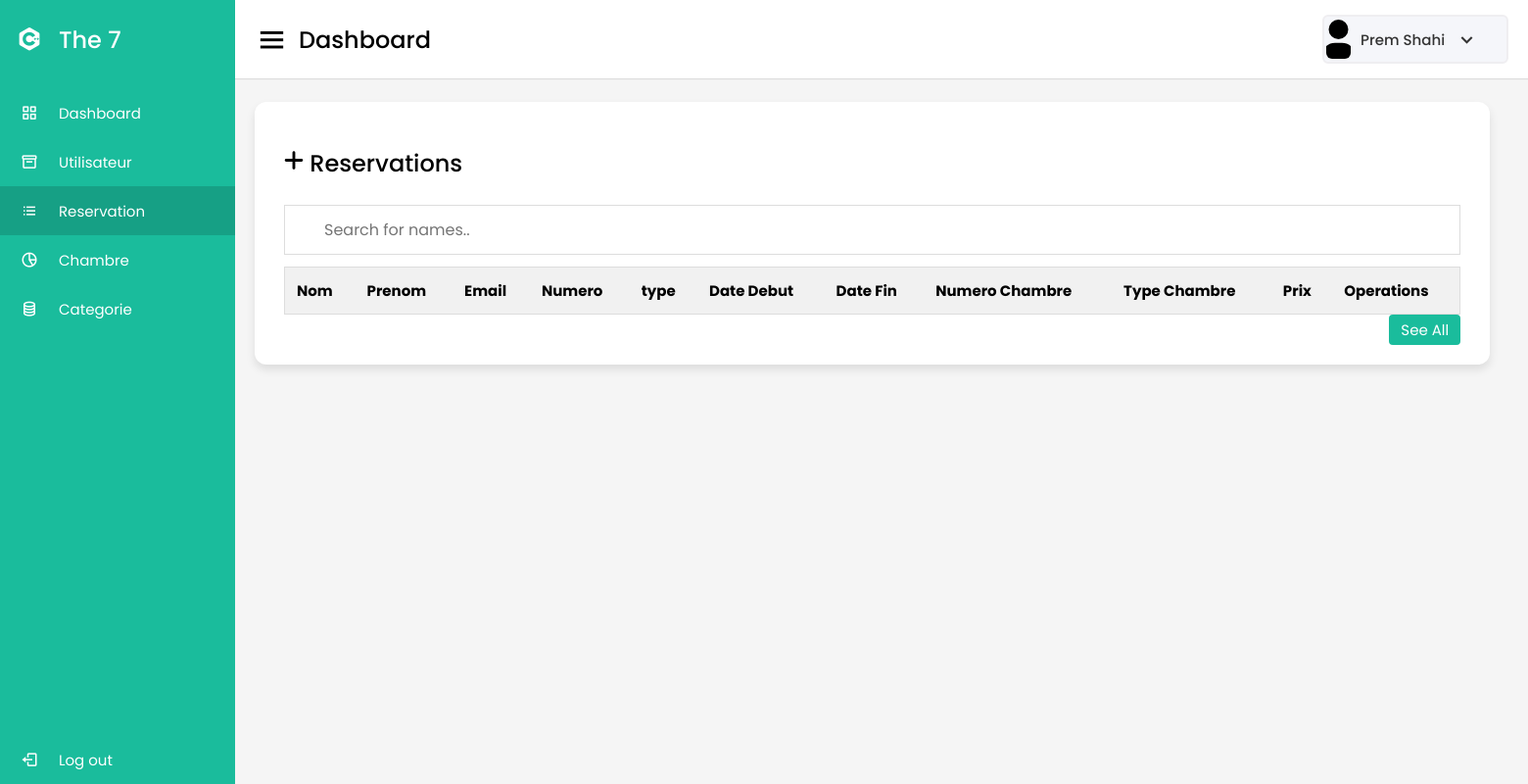
Page /Reservation/index.php on the earlier database version.
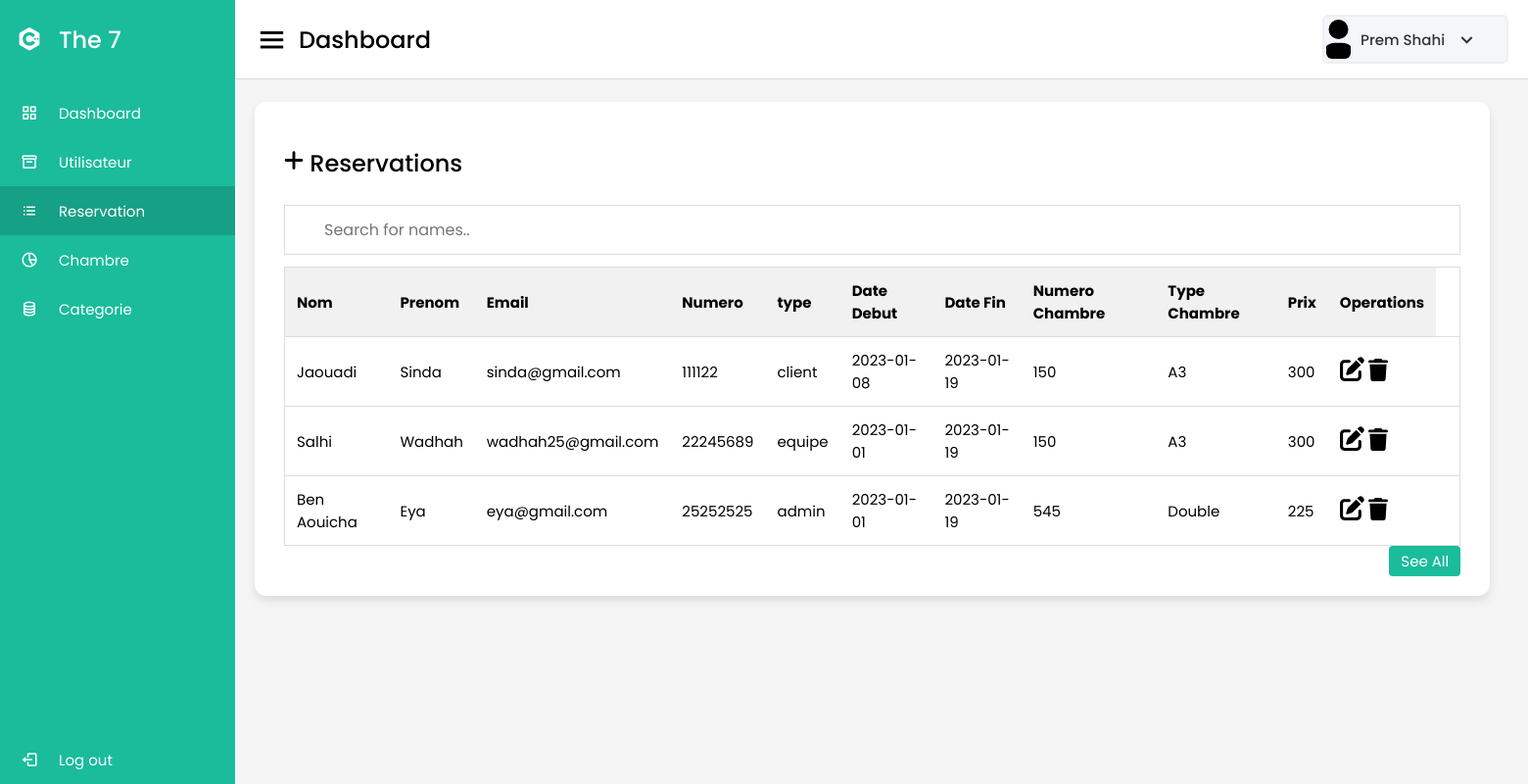
Same page on the later database version.
### tables this page shows
CREATE TABLE IF NOT EXISTS `utilisateur` (
  `id` int(11) NOT NULL AUTO_INCREMENT,
  `nom` varchar(255) NOT NULL,
  `prenom` varchar(255) NOT NULL,
  `email` varchar(255) NOT NULL,
  `numero` int(11) NOT NULL,
  `cin` int(11) NOT NULL,
  `type` enum('admin','client','equipe','') NOT NULL,
  `mdp` varchar(255) NOT NULL,
  PRIMARY KEY (`id`)
);

CREATE TABLE IF NOT EXISTS `reservation` (
  `id` int(11) NOT NULL AUTO_INCREMENT,
  `dateDebut` date NOT NULL,
  `dateFin` date NOT NULL,
  `formule` enum('pensionComplete','demiPension','bedOnly','bedBreakfast') NOT NULL,
  `idUtilisateur` int(11) NOT NULL,
  `idChambre` int(11) NOT NULL,
  `etat` enum('nonConfirmer','confirmer','annuler','') NOT NULL,
  `idFacture` int(11) NOT NULL,
  PRIMARY KEY (`id`),
  KEY `idUtilisateur` (`idUtilisateur`),
  KEY `idChambre` (`idChambre`),
  KEY `idFacture` (`idFacture`)
);

CREATE TABLE IF NOT EXISTS `chambre` (
  `id` int(11) NOT NULL AUTO_INCREMENT,
  `num` int(11) NOT NULL,
  `prix` float NOT NULL,
  `idCategorie` int(11) NOT NULL,
  PRIMARY KEY (`id`),
  KEY `idCategorie` (`idCategorie`)
);

CREATE TABLE IF NOT EXISTS `categorie` (
  `id` int(11) NOT NULL AUTO_INCREMENT,
  `type` varchar(255) NOT NULL,
  PRIMARY KEY (`id`)
);

### Reservation/index.php (the view, shortened to what this page needs)
<!DOCTYPE html>
<html lang="en" dir="ltr">
  <head>
    <link rel="stylesheet" href="../css/style.css">
    <link href='https://unpkg.com/boxicons@2.0.7/css/boxicons.min.css' rel='stylesheet'>
   </head>
<body>
  <div class="sidebar">
    <div class="logo-details">
      <i class='bx bxl-c-plus-plus'></i>
      <span class="logo_name">The 7</span>
    </div>
      <ul class="nav-links">
        <li>
          <a href="../dashboard.php" >
            <i class='bx bx-grid-alt' ></i>
            <span class="links_name">Dashboard</span>
          </a>
        </li>
        <li>
          <a href="../Utilisateur/index.php">
            <i class='bx bx-box' ></i>
            <span class="links_name">Utilisateur</span>
          </a>
        </li>
        <li>
          <a href="#"  class="active">
            <i class='bx bx-list-ul' ></i>
            <span class="links_name">Reservation</span>
          </a>
        </li>
        <li>
          <a href="../chambre/index.php">
            <i class='bx bx-pie-chart-alt-2' ></i>
            <span class="links_name">Chambre</span>
          </a>
        </li>
        <li>
          <a href="../categorie/index.php">
            <i class='bx bx-coin-stack' ></i>
            <span class="links_name">Categorie</span>
          </a>
        </li>
        <li class="log_out">
          <a href="#">
            <i class='bx bx-log-out'></i>
            <span class="links_name">Log out</span>
          </a>
        </li>
      </ul>
  </div>
  <section class="home-section">
    <nav>
      <div class="sidebar-button">
        <i class='bx bx-menu sidebarBtn'></i>
        <span class="dashboard">Dashboard</span>
      </div>
      <div class="profile-details">
        <img src="../fonts/user-solid.svg" alt="" style="width:25px;heigth:20px">
        <span class="admin_name">Prem Shahi</span>
        <i class='bx bx-chevron-down' ></i>
      </div>
    </nav>
    <div class="home-content" style="width: 147%!important;">
    <?php
$pdo = new connect();
$query = "select reservation.id as idr, utilisateur.id as idu, chambre.id as idc, nom,prenom,email,cin,numero,dateDebut,dateFin,num,prix,utilisateur.type as typeu, categorie.type as typec
  from utilisateur,reservation,categorie, chambre where utilisateur.id=reservation.idUtilisateur and chambre.id=reservation.idChambre and categorie.id=chambre.idCategorie";
$pdostmt = $pdo->prepare($query);
$pdostmt->execute();
?>
      <div class="sales-boxes" >
        <div class="recent-sales box">
          <br>
          <div class="title"> <a href="create.php" ><img src="../fonts/plus-solid.svg"  style="width:20px;heigth:20px"alt=""></a>  Reservations</div>
         <br>
         <input type="text" id="myInput" onkeyup="myFunction()" placeholder="Search for names..">
          <div class="sales-details">
           <table  id="myTable">
            <tr class="header">
                <th>Nom</th>
                <th>Prenom</th>
                <th>Email</th>
                <th>Numero</th>
                <th>type</th>
                <th>Date Debut</th>
                <th>Date Fin</th>
                <th>Numero Chambre</th>
                <th>Type Chambre</th>
                <th>Prix</th>
                <th>Operations</th>
            </tr>
            <?php
        $ligne = $pdostmt->fetchAll(PDO::FETCH_ASSOC);
        foreach ($ligne as $value) {
        ?>
            <tr>
                <td><?php echo $value["nom"]; ?></td>
                <td><?php echo $value["prenom"]; ?></td>
                <td><?php echo $value["email"]; ?></td>
                <td><?php echo $value["numero"]; ?></td>
                <td><?php echo $value["typeu"]; ?></td>
                <td><?php echo $value["dateDebut"]; ?></td>
                <td><?php echo $value["dateFin"]; ?></td>
                <td><?php echo $value["num"]; ?></td>
                <td><?php echo $value["typec"]; ?></td>
                <td><?php echo $value["prix"]; ?></td>
                <td><a href="update.php?id=<?php echo $value["idr"] ?>"><img src="../fonts/pen-to-square-solid.svg"  style="width:25px;heigth:25px"alt=""></a> <a href="delete.php?id=<?php echo $value["idr"] ?>"><img src="../fonts/trash-solid.svg"  style="width:20px;heigth:20px"alt=""></a></td>
                <td></td>
            </tr>
        <?php } ?>
           </table>
          </div>
          <div class="button">
            <a href="#">See All</a>
          </div>
        </div>
      </div>
    </div>
  </section>
</body>
</html>

### css/style.css (style rules this page uses)
* { margin: 0; padding: 0; box-sizing: border-box; font-family: 'Poppins', sans-serif; }
.sidebar { position: fixed; height: 100%; width: 240px; background: #1abc9c; transition: all 0.5s ease; }
.sidebar .logo-details { height: 80px; display: flex; align-items: center; }
.sidebar .logo-details i { font-size: 28px; font-weight: 500; color: #fff; min-width: 60px; text-align: center }
.sidebar .logo-details .logo_name { color: #fff; font-size: 24px; font-weight: 500; }
.sidebar .nav-links { margin-top: 10px; }
.sidebar .nav-links li { position: relative; list-style: none; height: 50px; }
.sidebar .nav-links li a { height: 100%; width: 100%; display: flex; align-items: center; text-decoration: none; transition: all 0.4s ease; }
.sidebar .nav-links li a.active { background: #16a085; }
.sidebar .nav-links li i { min-width: 60px; text-align: center; font-size: 18px; color: #fff; }
.sidebar .nav-links li a .links_name { color: #fff; font-size: 15px; font-weight: 400; white-space: nowrap; }
.sidebar .nav-links .log_out { position: absolute; bottom: 0; width: 100%; }
.home-section { position: relative; background: #f5f5f5; min-height: 100vh; width: calc(100% - 240px); left: 240px; transition: all 0.5s ease; }
.home-section nav { display: flex; justify-content: space-between; height: 80px; background: #fff; display: flex; align-items: center; position: fixed; width: calc(100% - 240px); left: 240px; z-index: 100; padding: 0 20px; box-shadow: 0 1px 1px rgba(0, 0, 0, 0.1); transition: all 0.5s ease; }
.home-section nav .sidebar-button { display: flex; align-items: center; font-size: 24px; font-weight: 500; }
nav .sidebar-button i { font-size: 35px; margin-right: 10px; }
.home-section nav .profile-details { display: flex; align-items: center; background: #F5F6FA; border: 2px solid #EFEEF1; border-radius: 6px; height: 50px; min-width: 190px; padding: 0 15px 0 2px; }
nav .profile-details img { height: 40px; width: 40px; border-radius: 6px; object-fit: cover; }
nav .profile-details .admin_name { font-size: 15px; font-weight: 500; color: #333; margin: 0 10px; white-space: nowrap; }
nav .profile-details i { font-size: 25px; color: #333; }
.home-section .home-content { position: relative; padding-top: 104px; }
.home-content .sales-boxes { display: flex; justify-content: space-between; }
.home-content .sales-boxes .recent-sales { width: 65%; background: #fff; padding: 20px 30px; margin: 0 20px; border-radius: 12px; box-shadow: 0 5px 10px rgba(0, 0, 0, 0.1); }
.home-content .sales-boxes .sales-details { display: flex; align-items: center; justify-content: space-between; }
.sales-boxes .box .title { font-size: 24px; font-weight: 500; }
.sales-boxes .box .button { width: 100%; display: flex; justify-content: flex-end; }
.sales-boxes .box .button a { color: #fff; background: #1abc9c; padding: 4px 12px; font-size: 15px; font-weight: 400; border-radius: 4px; text-decoration: none; transition: all 0.3s ease; }
#myInput { background-image: url('/css/searchicon.png'); background-position: 10px 12px; background-repeat: no-repeat; width: 100%; font-size: 16px; padding: 12px 20px 12px 40px; border: 1px solid #ddd; margin-bottom: 12px; }
#myTable { border-collapse: collapse; width: 100%; border: 1px solid #ddd; font-size: 15px; }
#myTable th, #myTable td { text-align: left; padding: 12px; }
#myTable tr { border-bottom: 1px solid #ddd; }
#myTable tr.header, #myTable tr:hover { background-color: #f1f1f1; }

Differences in the rows shown:
now on this page (row edited): utilisateur: nom "Jaouadi", prenom "Sinda", email "sinda@gmail.com", numero "111122", type "client", reservation.dateDebut "2023-01-08", reservation.dateFin "2023-01-19", chambre.num "150", categorie.type "A3", chambre.prix "300"
added utilisateur: nom "Salhi", prenom "Wadhah", email "wadhah25@gmail.com", numero "22245689", type "equipe", reservation.dateDebut "2023-01-01", reservation.dateFin "2023-01-19", chambre.num "150", categorie.type "A3", chambre.prix "300"
now on this page (row edited): utilisateur: nom "Ben Aouicha", prenom "Eya", email "eya@gmail.com", numero "25252525", type "admin", reservation.dateDebut "2023-01-01", reservation.dateFin "2023-01-19", chambre.num "545", categorie.type "Double", chambre.prix "225"
